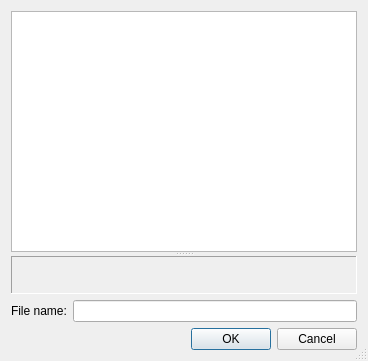
<?xml version="1.0" encoding="UTF-8"?>
<ui version="4.0">
 <class>FilePickerDialog</class>
 <widget class="QDialog" name="FilePickerDialog">
  <property name="geometry">
   <rect>
    <x>0</x>
    <y>0</y>
    <width>368</width>
    <height>361</height>
   </rect>
  </property>
  <property name="windowTitle">
   <string>Choose file</string>
  </property>
  <property name="sizeGripEnabled">
   <bool>true</bool>
  </property>
  <property name="modal">
   <bool>true</bool>
  </property>
  <layout class="QVBoxLayout" name="verticalLayout">
   <item>
    <widget class="QSplitter" name="MainSplitter">
     <property name="orientation">
      <enum>Qt::Vertical</enum>
     </property>
     <property name="opaqueResize">
      <bool>true</bool>
     </property>
     <widget class="Armed::ProjectTreeView" name="ProjectTree"/>
     <widget class="QFrame" name="PreviewArea">
      <property name="frameShape">
       <enum>QFrame::Panel</enum>
      </property>
      <property name="frameShadow">
       <enum>QFrame::Sunken</enum>
      </property>
      <property name="lineWidth">
       <number>1</number>
      </property>
      <property name="midLineWidth">
       <number>0</number>
      </property>
     </widget>
    </widget>
   </item>
   <item>
    <layout class="QHBoxLayout" name="horizontalLayout_2">
     <item>
      <widget class="QLabel" name="label">
       <property name="text">
        <string>File name:</string>
       </property>
       <property name="buddy">
        <cstring>FileName</cstring>
       </property>
      </widget>
     </item>
     <item>
      <widget class="QLineEdit" name="FileName"/>
     </item>
    </layout>
   </item>
   <item>
    <layout class="QHBoxLayout" name="horizontalLayout">
     <item>
      <spacer name="horizontalSpacer">
       <property name="orientation">
        <enum>Qt::Horizontal</enum>
       </property>
       <property name="sizeHint" stdset="0">
        <size>
         <width>40</width>
         <height>20</height>
        </size>
       </property>
      </spacer>
     </item>
     <item>
      <widget class="QPushButton" name="OkButton">
       <property name="text">
        <string>OK</string>
       </property>
       <property name="default">
        <bool>true</bool>
       </property>
      </widget>
     </item>
     <item>
      <widget class="QPushButton" name="CancelButton">
       <property name="text">
        <string>Cancel</string>
       </property>
      </widget>
     </item>
    </layout>
   </item>
  </layout>
 </widget>
 <layoutdefault spacing="6" margin="11"/>
 <customwidgets>
  <customwidget>
   <class>Armed::ProjectTreeView</class>
   <extends>QTreeView</extends>
   <header>ProjectTreeView.h</header>
  </customwidget>
 </customwidgets>
 <resources/>
 <connections/>
</ui>
